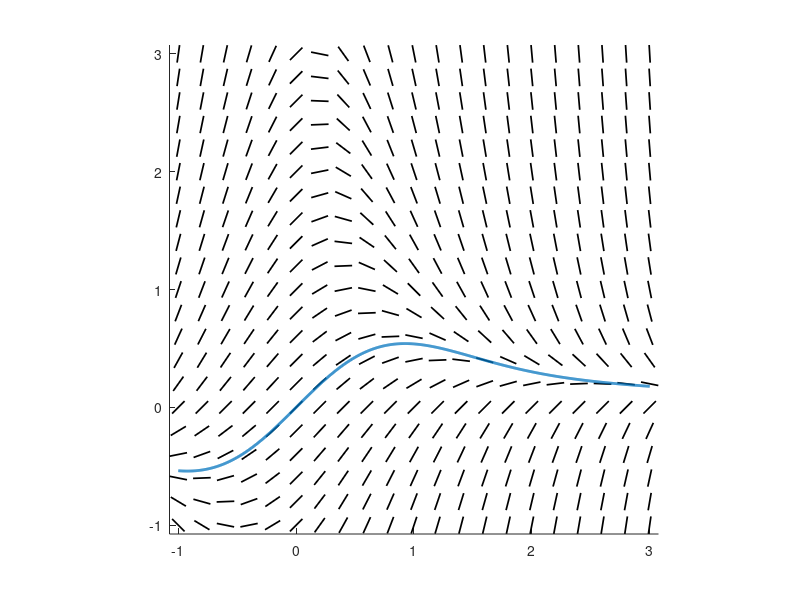
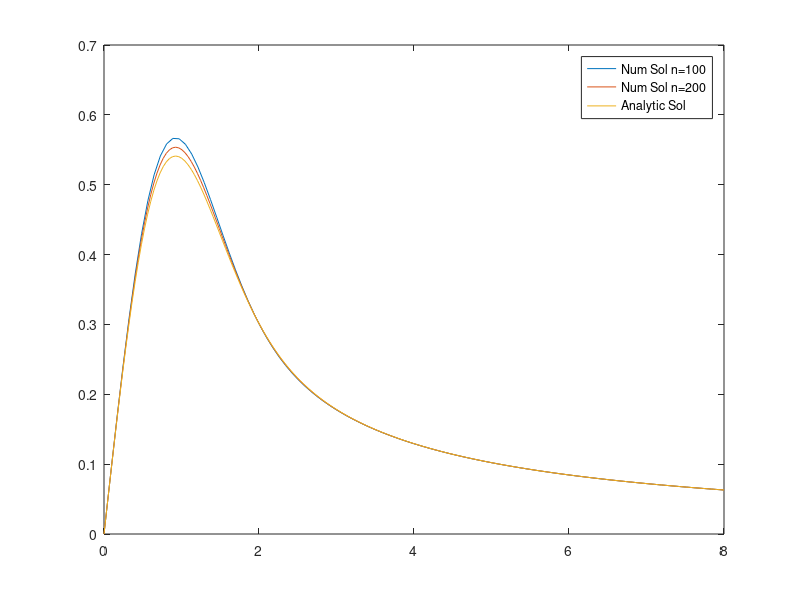

Here is the MATLAB script that generated these plots, in order:
%(a) Solve analytically: y' = -2xy + 1
% y' + 2xy = 1
% Solution by integration factor
% I = e^integral(2x) = e^(x^2)
% y'*I + 2xy*I = I
% (I*y)' = I
% I*y = integral(I)
% y = integral(I)/I
% y = integral(e^(x^2))/I
% use Gaussian error function (see Chegg solution for steps)

%(b)
%syms y x
%ode = diff(y,x) == -2*x*y + 1
%ySol(x) = dsolve(ode)
f = @(x,y) -2*x*y+1
%y(0) = 0, therefore C1 = 0
ysol = @(t) (sqrt(pi)/2)*erfi(t).*e.^(-t.^2)
xspan = linspace(-1,3,1000);
%slope_field(f,[-1,3],[-1,3])
x_domain = [-1,3];
y_domain = [-1,3];
%function fig = slope_field(f,x_domain,y_domain,density,color,width)
    
    % sets default values of density, color, and width if not specified
    %if nargin == 3
        density = 20;
        color = 'k';
        width = 1.25;
    %end
    
    % domain limits (rounds values in case non-integers are entered)
    xmin = floor(x_domain(1));
    xmax = ceil(x_domain(2));
    ymin = floor(y_domain(1));
    ymax = ceil(y_domain(2));
    
    % creates mesh
    x = xmin:((xmax-xmin)/density):xmax;
    y = ymin:((xmax-xmin)/density):ymax;
    
    % length of lines
    L = 0.75*(xmax-xmin)/density;
    
    % initializes figure and sets axes limits
    fig = figure;
    axis equal;
    xlim([xmin-L/2,xmax+L/2]);
    ylim([ymin-L/2,ymax+L/2]);
    
    % plots lines (slopes)
    hold on;
    for i = 1:length(x)
        for j = 1:length(y)
            
            % initially assumes the slope will not be indeterminate
            indeterminate = false;
            % calculates slope and avoids division by 0 errors
            try
                slope = f(x(i),y(j));
            catch
                indeterminate = true;
            end
            % angle formed by slope
            if indeterminate
                angle = pi/2;
            else
                angle = atan(slope);
            end
            % calculates components of line
            dx = L*cos(angle)/2;
            dy = L*sin(angle)/2;
            % plots line (but only if slope is real)
            if isreal(slope)
                plot([x(i)-dx,x(i)+dx],[y(j)-dy,y(j)+dy],'color',color,'linewidth',width);
            end
            
        end
    end
    hold off;


hold on
plot(xspan,ysol(xspan),'LineWidth',2)
hold off


% (c)
%Initialize sizes, x, y, and dy vectors to store numerical solutions
n1 = 100;
n2 = 200;
xspan1 = linspace(0,8,n1);
xspan2 = linspace(0,8,n2);
ynum1 = zeros(length(xspan1),1);
dy1 = ynum1;
ynum2 = zeros(length(xspan2),1);
dy2 = ynum2; 
dx1 = xspan1(2) - xspan1(1);
dx2 = xspan2(2) - xspan2(1);

%Euler Process
ynum1(1) = 0;   %y0 = 0 initial condition
ynum2(1) = 0;
%dy(1) = -2*xspan(1)*ynum1(1)+1
%ynum1(2) = ynum1(1) + dx1*dy1(1)

for i = 2:n1
   dy1(i-1) = -2*xspan1(i-1)*ynum1(i-1) + 1;
   ynum1(i) = ynum1(i-1) + dx1*dy1(i-1);
end

for i = 2:n2
   dy2(i-1) = -2*xspan2(i-1)*ynum2(i-1) + 1;
   ynum2(i) = ynum2(i-1) + dx2*dy2(i-1);
end

figure()
plot(xspan1,ynum1)
hold on
plot(xspan2,ynum2)
plot(xspan2,ysol(xspan2))
legend('Num Sol n=100', 'Num Sol n=200', 'Analytic Sol')


%%%%%%
%Sources:
%slope_field function
%https://www.mathworks.com/matlabcentral/fileexchange/85433-slope-field-generator-for-odes-slope_field

